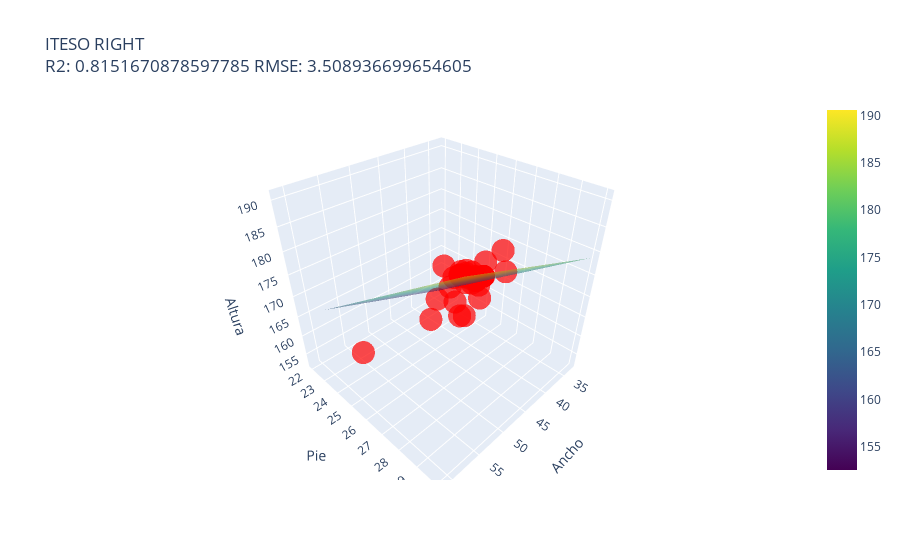

Notebook source saved alongside this figure:
### Code cell
# Definir rangos para las variables independientes
x1_range = np.linspace(min(x_train_right['width']), max(x_train_right['width']), 20)
x2_range = np.linspace(min(x_train_right['shoe_size']), max(x_train_right['shoe_size']), 20)
x1_mesh, x2_mesh = np.meshgrid(x1_range, x2_range)

# Escalar el meshgrid para predicción
x_mesh_scaled = ss_right.transform(np.vstack((x1_mesh.ravel(), x2_mesh.ravel())).T)

# Predecir los valores con el modelo escalado
y_mesh_scaled = rg_r.predict(x_mesh_scaled)

# Crear scatterplot 3D de los puntos reales
scatter = go.Scatter3d(
    x=x_test_right['width'], y=x_test_right['shoe_size'], z=y_test_right,
    mode='markers',
    marker=dict(size=8, color='red', opacity=0.7)
)

# Crear el plano de regresión
surface = go.Surface(
    x=x1_mesh, y=x2_mesh, z=y_mesh_scaled.reshape(x1_mesh.shape),
    colorscale='Viridis', opacity=0.5
)

# Configuración del layout
layout = go.Layout(
    title=f"ITESO RIGHT<br>R2: {r2_score(y_test_right, r_pred_right)} RMSE: {root_mean_squared_error(y_test_right, r_pred_right)}",
    scene=dict(
        xaxis_title='Ancho',
        yaxis_title='Pie',
        zaxis_title='Altura'
    )
)

# Crear la figura
fig = go.Figure(data=[scatter, surface], layout=layout)

# Mostrar la figura interactiva
fig.show()

### Figure 1 — Plotly figure (JSON) as saved in the notebook; plotly's stock layout.template omitted (floating-point values rounded to 4 significant figures; data arrays with more than 128 entries replaced by an {"elided": "..."} marker saying what was removed)
{"data": [{"marker": {"color": "red", "opacity": 0.7, "size": 8}, "mode": "markers", "type": "scatter3d", "x": [46, 50, 56, 53, 51, 51, 47, 47, 36, 51, 42, 48, 51, 44, 44, 39, 51, 36, 43, 57, 42, 51, 41, 49, 45, 48, 47, 48, 42, 51, 48, 51, 50, 61, 48, 49, 42, 54], "y": [27, 28, 30, 29, 29, 28, 27, 27, 23, 28, 26, 28, 29, 27, 27, 24.5, 29, 22.5, 28, 30, 27, 29, 23.5, 28, 27.5, 28, 27, 27, 28, 28, 28, 28, 28, 26, 28, 27, 26, 29], "z": [177, 173, 188, 186, 184, 182, 177, 178, 164, 182, 170, 179, 184, 175, 175, 166, 184, 153, 182, 189, 177, 184, 153, 180, 172, 179, 168, 172, 177, 182, 179, 182, 181, 168, 179, 176, 173, 186]}, {"colorscale": [[0, "#440154"], [0.1111, "#482878"], [0.2222, "#3e4989"], [0.3333, "#31688e"], [0.4444, "#26828e"], [0.5556, "#1f9e89"], [0.6667, "#35b779"], [0.7778, "#6ece58"], [0.8889, "#b5de2b"], [1, "#fde725"]], "opacity": 0.5, "type": "surface", "x": {"elided": "20x20 float values"}, "y": {"elided": "20x20 float values"}, "z": {"elided": "20x20 float values"}}], "layout": {"scene": {"xaxis": {"title": {"text": "Ancho"}}, "yaxis": {"title": {"text": "Pie"}}, "zaxis": {"title": {"text": "Altura"}}}, "title": {"text": "ITESO RIGHT<br>R2: 0.8151670878597785 RMSE: 3.508936699654605"}}}
